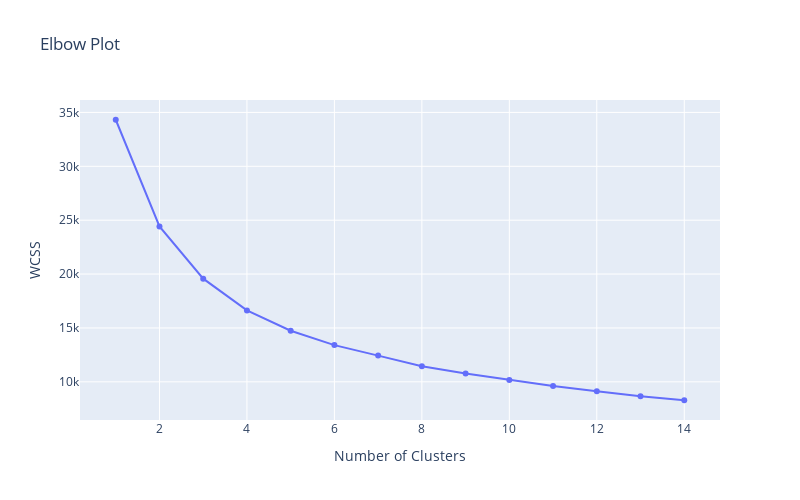

The notebook cell this image was saved under:
### Code cell
K_values = list(range(1, 15))
wcss = []

for k in K_values:
    pipe.set_params(kmeans__n_clusters=k)
    pipe.fit(subData)
    inertia = pipe["kmeans"].inertia_
    wcss.append(inertia)


fig = px.line(
    x=K_values,
    y=wcss,
    markers=True,
    title="Elbow Plot",
    labels={"x": "Number of Clusters", "y": "WCSS"}
)

fig.update_layout(height=500, width=800)
fig.show()

### Figure 1 — Plotly figure (JSON) as saved in the notebook; plotly's stock layout.template omitted (floating-point values rounded to 4 significant figures)
{"data": [{"hovertemplate": "Number of Clusters=%{x}<br>WCSS=%{y}<extra></extra>", "legendgroup": "", "line": {"color": "#636efa", "dash": "solid"}, "marker": {"symbol": "circle"}, "mode": "lines+markers", "name": "", "orientation": "v", "showlegend": false, "type": "scatter", "x": [1, 2, 3, 4, 5, 6, 7, 8, 9, 10, 11, 12, 13, 14], "xaxis": "x", "y": [34320.0, 24420.0, 19570.0, 16630.0, 14740.0, 13410.0, 12430.0, 11440.0, 10760.0, 10180.0, 9623.0, 9127.0, 8666.0, 8291.0], "yaxis": "y"}], "layout": {"height": 500, "legend": {"tracegroupgap": 0}, "title": {"text": "Elbow Plot"}, "width": 800, "xaxis": {"anchor": "y", "domain": [0, 1], "title": {"text": "Number of Clusters"}}, "yaxis": {"anchor": "x", "domain": [0, 1], "title": {"text": "WCSS"}}}}
